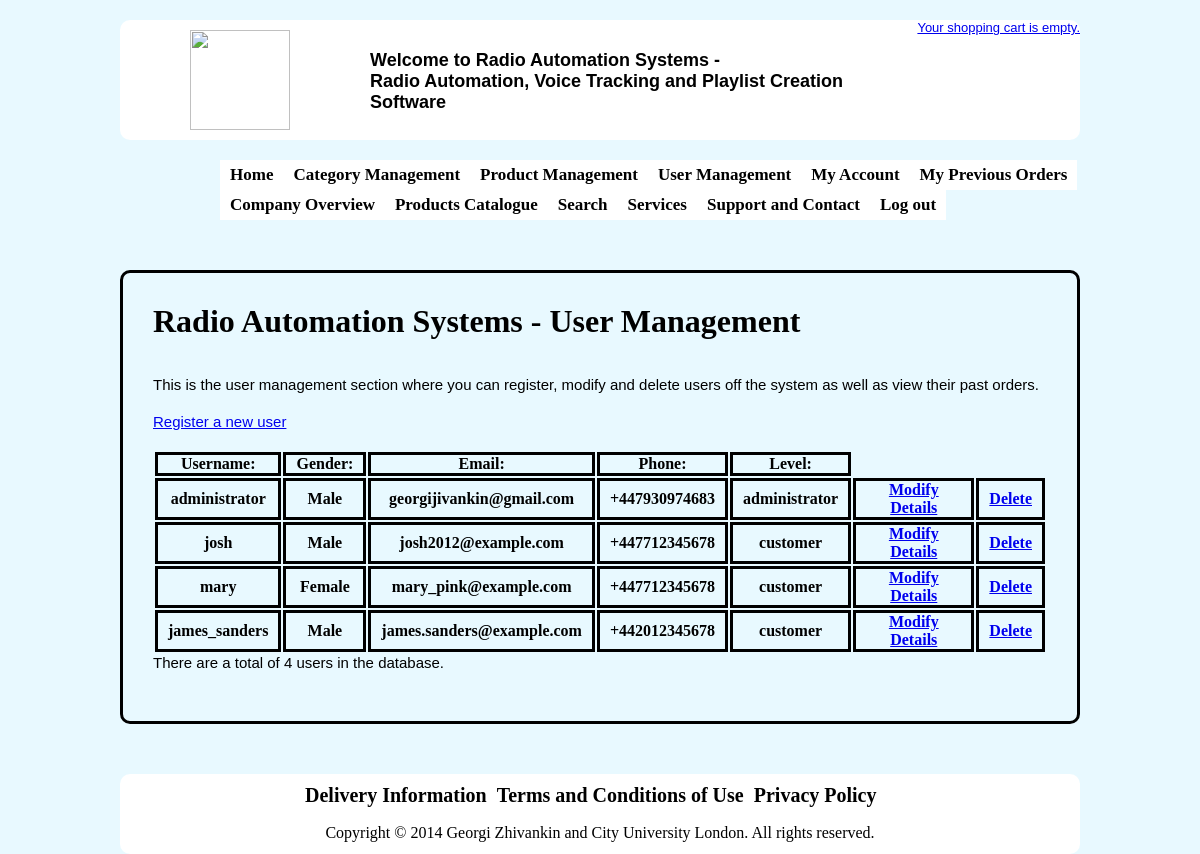
Page /admin/manageUsers.php (signed in) on the committed database.
### tables this page shows
CREATE TABLE IF NOT EXISTS `in3008_users` (
  `userID` smallint(6) NOT NULL AUTO_INCREMENT,
  `userName` varchar(255) NOT NULL DEFAULT '',
  `password` blob NOT NULL,
  `email` varchar(255) NOT NULL,
  `gender` enum('m','f') DEFAULT NULL,
  `phone` varchar(20) DEFAULT NULL,
  `level` enum('administrator','customer') DEFAULT NULL,
  PRIMARY KEY (`userID`),
  UNIQUE KEY `userID` (`userID`),
  UNIQUE KEY `email` (`email`),
  KEY `userName` (`userName`,`email`)
);

### includes/mysql.inc.php (called while the page is built, shortened)
<?php
function connect()
{
$db_Link = mysql_connect(DB_HOST, DB_USER, DB_PASS) or die ('Cannot connect to the MySQL Server. Please go and check your username, password and database parameters in your configuration file.');
return $db_Link;
}
function query($query)
{
if(!isset($db_Link))
$db_Link = connect();
$result = mysql_query($query, $db_Link) or die('Error: ' . mysql_error());
$lastInsertID = mysql_insert_id($db_Link);
$returnArray = array();
$i=0;
while ($row = mysql_fetch_array($result, MYSQL_BOTH))
if ($row)
$returnArray[$i++]=$row;
return $returnArray;
}
?>

### admin/manageUsers.php (the view, shortened to what this page needs)
<?php
require_once('../config.php');
if (isset($_GET['action']))
{
	$action = $_GET['action'];
} else {
	$action = 'none';
}
switch($action)
{
?>
<?php break;
case 'none':
$message = array();
$db_Prefix = DB_PREFIX;
$sql = query("SELECT * FROM {$db_Prefix}users");
$userCount = count($sql);
?>
<!DOCTYPE html PUBLIC "-//W3C//DTD XHTML 1.0 Strict//EN" "http://www.w3.org/TR/xhtml1/DTD/xhtml1-strict.dtd">
<html xmlns="http://www.w3.org/1999/xhtml">
<head>
<link href="../css/style.css" rel="stylesheet" type="text/css" />
</head>
<body>
<div id="container">
<div id="header">
<?php include_once('../header.php'); ?>
</div>
<div id="nav">
<?php include_once('nav.php'); ?>
</div>
<div id="content">
<h1><?php echo SITE_TITLE; ?> - User Management</h1>
<?php include_once('../includes/message.inc.php'); ?>
<p>This is the user management section where you can register, modify and delete users off the system as well as view their past orders.</p>
<p><a href="manageUsers.php?action=register">Register a new user</a></p>
<p>
<table>
<tr>
<th>Username:</th>
<th>Gender:</th>
<th>Email:</th>
<th>Phone:</th>
<th>Level:</th>
</tr>
<?php foreach ($sql as $row) { ?>
<tr>
<th><?php echo $row['userName']; ?></th>
<th><?php if ($row['gender'] == 'm') { echo "Male"; } elseif ($row['gender'] == 'f') { echo "Female"; } else { $row['gender']; } ?></th>
<th><?php echo $row['email']; ?></th>
<th><?php echo $row['phone']; ?></th>
<th><?php echo $row['level']; ?></th>
<th><a href="<?php echo $_SERVER['PHP_SELF']; ?>?action=modify&amp;userID=<?php echo $row['userID']; ?>">Modify Details</a></th>
<th><a href="<?php echo $_SERVER['PHP_SELF']; ?>?action=delete&amp;userID=<?php echo $row['userID']; ?>">Delete</a></th>
</tr>
<?php } ?>
</table>
<p>There are a total of <?php echo $userCount; ?> users in the database.</p>
</div>
<div id="footer">
<?php include_once('../footer.php'); ?>
</div>
</div>
</body>
</html>
<?php break; } ?>

### header.php
<div id="title"><h1>Welcome to <?php echo SITE_TITLE; ?> - <br/> <?php echo SITE_DESCRIPTION; ?></h1>
</div>
<p class="logo"><img src="https://lamp2010.soi.city.ac.uk/~abdr910/images/microphone2.gif" width="100" height="100"></p>
<div id="cart">
<a href="https://lamp2010.soi.city.ac.uk/~abdr910/cart.php"><?php echo displayNumberOfItems(); ?></a>
</div>

### config.php (shortened to what this page needs)
<?php
include_once(INCLUDES.'/mysql.inc.php');
function displayNumberOfItems()
{
if(isSet($_SESSION['cart'])) {
	$cart = $_SESSION['cart'];
	if (!$cart)
	{
	return '<p>Your shopping cart is empty.</p>';
	}
	else
	{
	$countItems = $_SESSION['items'];
	$plural = '';
	if ($countItems > 1)
	{
	 $plural = 's';
	}
	return "<p>You have $countItems product$plural in your shopping cart.</p>";
	}
} else {
	return '<p>Your shopping cart is empty.</p>';
}
}
?>

### admin/nav.php (shortened to what this page needs)
<ul>
<li><a href="../index.php">Home</a></li>
<?php
if (isset($_SESSION) && ($_SESSION['level'] == 'administrator'))
{
?>
<ul>
<li><a href="manageCategories.php">Category Management</a></li>
<li><a href="manageProducts.php">Product Management</a></li>
<li><a href="manageUsers.php">User Management</a></li>
</ul>
<?php }
if (isset($_SESSION) && ($_SESSION['loggedIn']))
{
?>
<ul>
<li><a href="../myAccount.php">My Account</a></li>
<li><a href="../myOrders.php">My Previous Orders</a></li>
</ul>
<?php } ?>
<li><a href="../about.php">Company Overview</a></li>
<li><a href="../categories.php">Products Catalogue</a></li>
<li><a href="../search.php">Search</a></li>
<li><a href="../services.php">Services</a></li>
<li><a href="../contact.php">Support and Contact</a></li>
<?php if (isset($_SESSION['loggedIn']))
{
	?>
<li><a href="../logout.php">Log out</a></li>
<?php } else { ?>
<li><a href="../login.php">Login</a></li>
<?php } ?>
</ul>

### includes/message.inc.php (shortened to what this page needs)
<?php if (isset($message))
{
?>
<br/>
<br/>
<?php } ?>

### footer.php
<div id="footerList1" align="center" style="margin-left:auto; margin-right:auto;position:absolute; width:960px;">
<ul>
<li class="first"><a href="delivery.php">Delivery Information</a></li>
<li><a href="terms.php">Terms and Conditions of Use</a></li>
<li><a href="privacy.php">Privacy Policy</a></li>
</ul>
<br/>
</div>
<div id="copyright" align="center" style="margin-left:auto; margin-right:auto; margin-top: 50px; width:600px;"><?php echo COPYRIGHT; ?></div>

### css/style.css (style rules this page uses)
* { margin:0px; padding:0px; }
body { background-color:#E8F9FF; }
#container { width: 960px; margin-top:20px; margin-left:auto; margin-right:auto; }
#header { border-radius:10px; width: 960px; height: 120px; background-color: #FFF; margin-top: -140px; margin-left: auto; margin-right: auto; position: absolute; border-color: #FFF; }
.logo { position:absolute; margin-left:70px; margin-top:10px; }
#title { width:500px; float:left; margin-top:30px; margin-left:250px; font-family:Verdana; font-size:17px; text-align:left; }
#nav { margin-top:160px; margin-left:100px; font-size:16px; }
#nav li { display: block; background-color:#FFF; font-size:17px; font-weight:bold; float: left; list-style: none; padding: 5px 10px 5px 10px; }
#nav a { text-decoration: none; color: #000; }
#cart { float:right; }
#content { height: auto; margin-top: 50px; border-color:#FFF; border:solid; border-width:3px; border-radius:10px; padding:30px; }
p { margin-bottom: 20px; font-family: Arial, Helvetica, sans-serif; font-size: 13px; }
#header h1 { font-family: Arial, Helvetica, sans-serif; font-size: 18px; }
#content p { font-family: Arial, Helvetica, sans-serif; font-size: 15px; }
#footer { border-radius:10px; width: 960px; height: 80px; background-color: #FFF; margin-top: 50px; margin-left: auto; margin-right: auto; margin-bottom:30px; position: absolute; border-color: #FFF; }
#footer a { text-decoration: none; color: #000; }
.first { margin-left: 180px; }
#footer li { margin-top:10px; display: block; font-weight:bold; float: left; display:block; list-style: none; font-size: 20px; background-color: #FFF; padding: 5px; padding-top:0px; padding-right: 5px; padding-bottom: 10px; }
table th, table td, table tr { padding-left:10px; padding-right:10px; border: solid; color: black; }

### rows in the picture
in3008_users: userName "administrator", gender "Male", email "georgijivankin@gmail.com", phone "+447930974683", level "administrator"
in3008_users: userName "josh", gender "Male", email "josh2012@example.com", phone "+447712345678", level "customer"
in3008_users: userName "mary", gender "Female", email "mary_pink@example.com", phone "+447712345678", level "customer"
in3008_users: userName "james_sanders", gender "Male", email "james.sanders@example.com", phone "+442012345678", level "customer"

### other values in the picture
SITE_TITLE "Radio Automation Systems"
SITE_DESCRIPTION "Radio Automation, Voice Tracking and Playlist Creation Software"
$userCount "4"
COPYRIGHT "Copyright © 2014 Georgi Zhivankin and City University London. All rights reserved."
